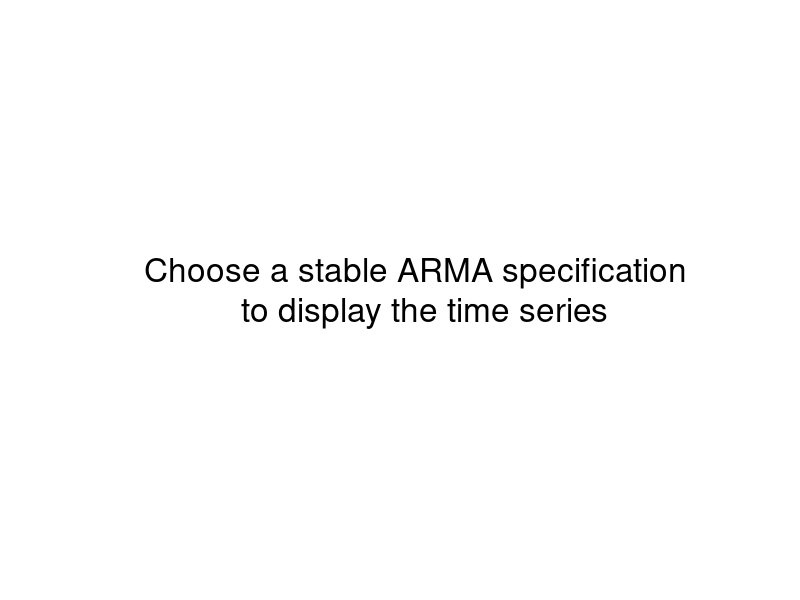

This figure's R source: (Note: this script raises an error after producing the figure.)
# Head -------------------------------------------------------------------------

rm(list=ls())

library(scales)
library(forecast)
library(plotrix)

# Simulation -------------------------------------------------------------------

# Define a function to simulate ARMA for a given set of parameters
simulateARMA <- function(ar1, ar2, ma1, ma2, tt = 200) {
  set.seed(125)
  sd <- 1
  
  y.sim <- NULL
  
  try( y.sim <- arima.sim(n = tt, model = list(ar = c(ar1, ar2), ma = c(ma1, ma2)),
                          rand.gen = function(n, ...) {rnorm(tt, 0, sd)}), silent = TRUE)
  
  return(y.sim)
}

# Define a grid of parameter combinations to iterate through
ar_values <- c(-1, 0.6, 0.3, 0, 0.3, 0.6, 1)
ma_values <- c(-1, 0.6, 0.3, 0, 0.3, 0.6, 1)
parameter_combinations <- expand.grid(ar1 = ar_values, ar2 = ar_values, ma1 = ma_values, ma2 = ma_values)

# Plots ------------------------------------------------------------------------

# set directory of figures
fig.dir <- "C:/Users/Benjamin/OneDrive - uni-hohenheim.de/Harsch_Moessler/Shiny_Applications_RPlots/figures/"


# Iterate through parameter combinations and generate plots
for (i in 1:nrow(parameter_combinations)) {
  params <- parameter_combinations[i, ]
  ar1 <- params$ar1
  ar2 <- params$ar2
  ma1 <- params$ma1
  ma2 <- params$ma2
  
  y.sim <- simulateARMA(ar1, ar2, ma1, ma2)
  
  # plot no 01, r=1:
  r = 1
  #plt.nam <- paste(fig.dir, "figure_", r, "_", i, ".svg", sep = "")
  #svg(plt.nam)

  # Check if any element in y.sim is NA or NULL
  if (any(is.na(y.sim)) || is.null(y.sim)) {
    plot(x = 0:1, # Create empty plot
         y = 0:1,
         ann = FALSE,
         bty = "n",
         type = "n",
         xaxt = "n",
         yaxt = "n")
    text(x = 0.5,
         y = 0.5,
         "Choose a stable ARMA specification \n to display the time series",
         cex = 2)
  } else {
    plot(y.sim, xlab = "tt", ylab = "Value", ylim = c(-4, 4))
    abline(a = 0, b = 0, col = "red")
  }

  # Close the plot device
  dev.off()
  
  
  
  # plot no 02, r=2:
  r = 2
  plt.nam <- paste(fig.dir, "figure_", r, "_", i, ".svg", sep = "")
  svg(plt.nam)

  plot(1/polyroot(c(1,-c(ar1,ar2))),
       col = "red", cex = 1.5, lwd = 3,
       ylim=c(-1.5,1.5),xlim=c(-1.5,1.5),
       xlab = c("Real Part"),
       ylab = c("Imaginary Part"),
       asp=1)
  abline(h=0,lty=2)
  abline(v=0,lty=2)
  draw.circle(x=0,y=0,r=1)

  # Close the plot device
  dev.off()

  
  # plot no 03, r=3:
  r = 3
  plt.nam <- paste(fig.dir, "figure_", r, "_", i, ".svg", sep = "")
  svg(plt.nam)
  
  if (!is.null(y.sim)) {
    Pacf(y.sim, main="Partial autocorrelation function")
    
  } else {
    plot(x = 0:1, # Create empty plot
         y = 0:1,
         ann = F,
         bty = "n",
         type = "n",
         xaxt = "n",
         yaxt = "n")
    text(x = 0.5, # Add text to empty plot
         y = 0.5,
         # "This is my first line of text!\nAnother line of text.\n(Created by Base R)", 
         "Choose a stable ARMA specification \n to display the pacf",
         cex = 2)
  }
  
  # Close the plot device
  dev.off()
  
}













